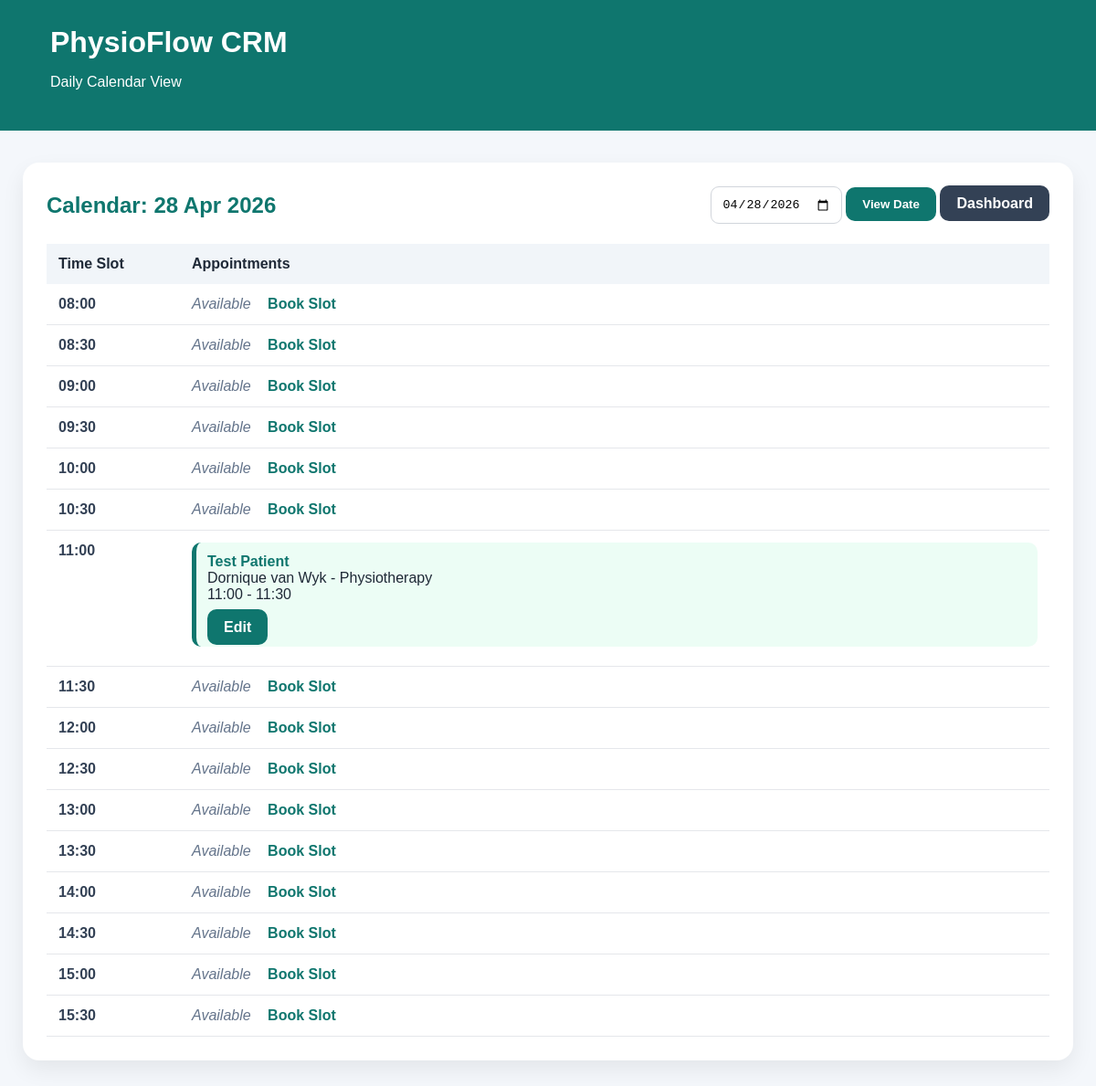
Screenshot of /calendar/ with the database file from the repository.
### clinic/models.py (models this page shows, shortened)
class Appointment(models.Model):
    STATUS_CHOICES = [
        ('booked', 'Booked'),
        ('completed', 'Completed'),
        ('cancelled', 'Cancelled'),
        ('no_show', 'No Show'),
    ]
    patient = models.ForeignKey(Patient, on_delete=models.CASCADE)
    clinician = models.ForeignKey(Clinician, on_delete=models.CASCADE)
    appointment_type = models.ForeignKey(
        AppointmentType,
        on_delete=models.CASCADE
    )
    start_time = models.DateTimeField()
    end_time = models.DateTimeField(blank=True, null=True)
    status = models.CharField(
        max_length=20,
        choices=STATUS_CHOICES,
        default='booked'
    )
    confirmation_message = models.TextField(blank=True, null=True)
    confirmation_sent = models.BooleanField(default=False)
    notes = models.TextField(
        blank=True,
        null=True,
        help_text="Clinical/session notes for this appointment."
    )
    created_at = models.DateTimeField(auto_now_add=True)

class Patient(models.Model):
    full_name = models.CharField(max_length=150)
    phone_number = models.CharField(max_length=20)
    email = models.EmailField(blank=True, null=True)
    file_number = models.CharField(max_length=50, unique=True)
    date_of_birth = models.DateField(blank=True, null=True)
    notes = models.TextField(blank=True, null=True)

class Clinician(models.Model):
    name = models.CharField(max_length=100)
    department = models.ForeignKey(
        Department,
        on_delete=models.CASCADE,
        related_name='clinicians'
    )

class Department(models.Model):
    name = models.CharField(max_length=100)

### clinic/views.py (the view)
# urls.py: path('calendar/', views.calendar_view, name='calendar'),
def calendar_view(request):
    selected_date = request.GET.get('date')
    if selected_date:
        calendar_date = datetime.strptime(selected_date, '%Y-%m-%d').date()
    else:
        calendar_date = timezone.localdate()
    appointments = Appointment.objects.filter(
        start_time__date=calendar_date
    ).order_by('start_time')
    time_slots = []
    current_time = datetime.combine(calendar_date, time(8, 0))
    end_day = datetime.combine(calendar_date, time(16, 0))
    while current_time < end_day:
        slot_appointments = appointments.filter(
            start_time__time=current_time.time()
        )
        time_slots.append({
            'time': current_time.strftime('%H:%M'),
            'appointments': slot_appointments,
        })
        current_time += timedelta(minutes=30)
    context = {
        'calendar_date': calendar_date,
        'time_slots': time_slots,
    }
    return render(request, 'clinic/calendar.html', context)

### clinic/templates/clinic/calendar.html (shortened to what this page needs)
<!DOCTYPE html>
<html>
<head>
</head>
<body>
<div class="header">
    <h1>PhysioFlow CRM</h1>
    <p>Daily Calendar View</p>
</div>
<div class="container">
    <div class="section">
        <div class="topbar">
            <h2>Calendar: {{ calendar_date|date:"d M Y" }}</h2>
            <form method="GET">
                <input
                    type="date"
                    name="date"
                    value="{{ calendar_date|date:'Y-m-d' }}"
                >
                <button type="submit" class="btn">View Date</button>
                <a href="{% url 'dashboard' %}" class="btn secondary">
                    Dashboard
                </a>
            </form>
        </div>
        <table>
            <thead>
                <tr>
                    <th>Time Slot</th>
                    <th>Appointments</th>
                </tr>
            </thead>
            <tbody>
                {% for slot in time_slots %}
                <tr>
                    <td class="slot">{{ slot.time }}</td>
                    <td>
                        {% if slot.appointments %}
                            {% for appointment in slot.appointments %}
                            <div class="appointment">
                                <a
                                    href="{% url 'patient_profile' appointment.patient.id %}"
                                    class="link"
                                >
                                    {{ appointment.patient.full_name }}
                                </a>
                                <br>
                                {{ appointment.clinician.name }} -
                                {{ appointment.clinician.department.name }}
                                <br>
                                {{ appointment.start_time|date:"H:i" }} -
                                {{ appointment.end_time|date:"H:i" }}
                                <br><br>
                                <a
                                    href="/admin/clinic/appointment/{{ appointment.id }}/change/"
                                    class="btn"
                                >
                                    Edit
                                </a>
                            </div>
                            {% endfor %}
                        {% else %}
                            <span class="available">Available</span>
                            <a
                                href="{% url 'book_appointment' %}?date={{ calendar_date|date:'Y-m-d' }}&time={{ slot.time }}"
                                class="book-slot"
                            >
                                Book Slot
                            </a>
                        {% endif %}
                    </td>
                </tr>
                {% endfor %}
            </tbody>
        </table>
    </div>
</div>
</body>
</html>

### clinic/templates/clinic/calendar.html (style rules this page uses)
body { margin: 0; font-family: Arial, sans-serif; background: #f4f7fb; color: #1f2937; }
.header { background: #0f766e; color: white; padding: 28px 55px; }
.container { max-width: 1200px; margin: 35px auto; padding: 0 25px; }
.section { background: white; padding: 26px; border-radius: 18px; box-shadow: 0 10px 25px rgba(0,0,0,0.07); }
.topbar { display: flex; justify-content: space-between; align-items: center; gap: 15px; flex-wrap: wrap; margin-bottom: 22px; }
h1 { margin: 0; }
h2 { color: #0f766e; margin: 0; }
.btn { background: #0f766e; color: white; padding: 11px 18px; border-radius: 10px; text-decoration: none; font-weight: bold; border: none; cursor: pointer; }
.secondary { background: #334155; }
input { padding: 11px; border-radius: 9px; border: 1px solid #d1d5db; }
table { width: 100%; border-collapse: collapse; }
th { text-align: left; background: #f1f5f9; padding: 13px; }
td { padding: 13px; border-bottom: 1px solid #e5e7eb; vertical-align: top; }
.slot { font-weight: bold; color: #334155; width: 120px; }
.appointment { background: #ecfdf5; border-left: 5px solid #0f766e; padding: 12px; border-radius: 10px; margin-bottom: 8px; }
.book-slot { color: #0f766e; font-weight: bold; text-decoration: none; }
.available { color: #64748b; font-style: italic; margin-right: 14px; }
.link { color: #0f766e; font-weight: bold; text-decoration: none; }

### rows the page displays
Appointment: patient.full_name "Test Patient", clinician.name "Dornique van Wyk", clinician.department.name "Physiotherapy", start_time "11:00", end_time "11:30"

### other values shown
{{ calendar_date|date:"d M Y" }} "28 Apr 2026"
{{ slot.time }} "08:00" "08:30" "09:00" "09:30" "10:00" "10:30" "11:00" "11:30" "12:00" "12:30" "13:00" "13:30" "14:00" "14:30" "15:00" "15:30"
